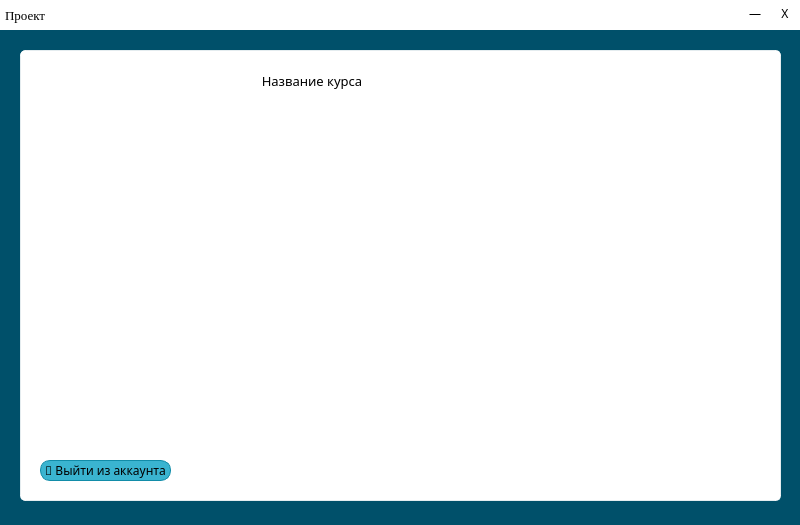
<?xml version="1.0" encoding="UTF-8"?>
<ui version="4.0">
 <class>MainWindow</class>
 <widget class="QMainWindow" name="MainWindow">
  <property name="geometry">
   <rect>
    <x>0</x>
    <y>0</y>
    <width>800</width>
    <height>525</height>
   </rect>
  </property>
  <property name="font">
   <font>
    <family>sans-serif</family>
   </font>
  </property>
  <property name="windowTitle">
   <string>MainWindow</string>
  </property>
  <property name="styleSheet">
   <string notr="true">QLineEdit{
background: transparent;
border: none;
border-bottom: 1px solid rgba(0, 0, 0, 155);
font-family: sans-serif;
}
QMainWindow{
background: rgb(0, 80, 106);
font-family: sans-serif;
}

QGroupBox{
background: white;
border: 1px solid rgba(255, 255, 255, 200);
font-family: sans-serif;
border-radius:5px;
}
QGroupBox#statusBox{
border-radius: 0px;
}
QPushButton#exitButton, QPushButton#minimizeButton{
border-radius: 0px;
border: none;
background: transparent;
}
QPushButton#exitButton:hover{
background: rgb(255, 46, 46);
}
QPushButton#minimizeButton:hover{
background: rgb(223, 223, 223);
}
QPushButton:hover{
background: rgb(75, 195, 220);
border: none;
}

QPushButton{
background: rgb(58, 180, 208);
border-radius: 10px;
border: 1px solid rgb(18, 140, 168);
font-family: sans-serif;
}

QTableView, QListView{
background: transparent;
font-family: sans-serif;
height: 111px;
border-radius:5px;
outline: 0;
spacing: 10px;
}

QAbstractItemView{
background:transparent;
outline: 0;

}

QAbstractItemView:item{
background: rgb(58, 180, 208);
border-radius: 5px;
padding:5px;
outline: 0;
color: black;
margin: 2px;

}

QAbstractItemView:item:hover{
background: rgb(75, 195, 220);
}

QAbstractItemView:item:selected{
background: rgb(75, 195, 220);
}
QTableCornerButton::section{
background: transparent;
}
QProgressBar {
    border: 2px solid grey;
    border-radius: 5px;
    text-align: center;
}

QProgressBar::chunk {
    background-color: #05B8CC;
    width: 20px;
}
</string>
  </property>
  <widget class="QWidget" name="centralwidget">
   <widget class="QGroupBox" name="statusBox">
    <property name="geometry">
     <rect>
      <x>0</x>
      <y>0</y>
      <width>800</width>
      <height>30</height>
     </rect>
    </property>
    <property name="title">
     <string/>
    </property>
    <widget class="QLabel" name="label_2">
     <property name="geometry">
      <rect>
       <x>5</x>
       <y>5</y>
       <width>71</width>
       <height>21</height>
      </rect>
     </property>
     <property name="font">
      <font>
       <family>Georgia</family>
       <pointsize>10</pointsize>
      </font>
     </property>
     <property name="text">
      <string>Проект</string>
     </property>
    </widget>
    <widget class="QPushButton" name="minimizeButton">
     <property name="geometry">
      <rect>
       <x>740</x>
       <y>0</y>
       <width>30</width>
       <height>27</height>
      </rect>
     </property>
     <property name="text">
      <string>—</string>
     </property>
    </widget>
    <widget class="QPushButton" name="exitButton">
     <property name="geometry">
      <rect>
       <x>770</x>
       <y>0</y>
       <width>30</width>
       <height>27</height>
      </rect>
     </property>
     <property name="font">
      <font>
       <family>sans-serif</family>
      </font>
     </property>
     <property name="text">
      <string>X</string>
     </property>
    </widget>
   </widget>
   <widget class="QGroupBox" name="groupBox">
    <property name="geometry">
     <rect>
      <x>20</x>
      <y>50</y>
      <width>761</width>
      <height>451</height>
     </rect>
    </property>
    <property name="font">
     <font>
      <family>sans-serif</family>
     </font>
    </property>
    <property name="title">
     <string/>
    </property>
    <widget class="QListWidget" name="cList">
     <property name="geometry">
      <rect>
       <x>20</x>
       <y>20</y>
       <width>181</width>
       <height>371</height>
      </rect>
     </property>
    </widget>
    <widget class="QPushButton" name="accButton">
     <property name="geometry">
      <rect>
       <x>20</x>
       <y>410</y>
       <width>131</width>
       <height>21</height>
      </rect>
     </property>
     <property name="text">
      <string>👤 Выйти из аккаунта</string>
     </property>
    </widget>
    <widget class="QGroupBox" name="coursesBox">
     <property name="geometry">
      <rect>
       <x>240</x>
       <y>20</y>
       <width>491</width>
       <height>411</height>
      </rect>
     </property>
     <property name="font">
      <font>
       <family>sans-serif</family>
       <pointsize>10</pointsize>
      </font>
     </property>
     <property name="title">
      <string>Название курса</string>
     </property>
     <widget class="QListWidget" name="mList">
      <property name="geometry">
       <rect>
        <x>30</x>
        <y>40</y>
        <width>181</width>
        <height>341</height>
       </rect>
      </property>
     </widget>
    </widget>
   </widget>
  </widget>
 </widget>
 <resources/>
 <connections/>
</ui>
